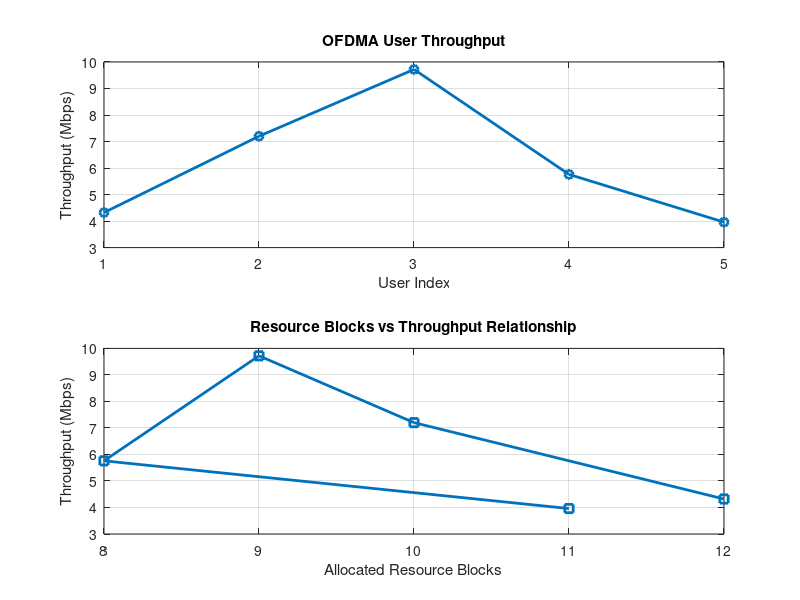

Write MATLAB code to recreate this figure.
clc; clear; close all;
% System parameters
rb_bw = 180e3; % Bandwidth per RB (180 kHz)

users = 1:5;
% Allocated Resource Blocks per user
alloc_RB = [12 10 9 8 11];
% Modulation efficiency (bits/symbol)
mod_eff = [2 4 6 4 2]; % QPSK, 16QAM, 64QAM etc.
% Throughput calculation (Mbps)
throughput = (alloc_RB .* rb_bw .* mod_eff) / 1e6;
disp('User Throughput (Mbps):')
disp(throughput')
figure
% -------- Graph 1: Throughput per User --------
subplot(2,1,1)
plot(users, throughput, '-o', 'LineWidth', 2)
title('OFDMA User Throughput')
xlabel('User Index')
ylabel('Throughput (Mbps)')
grid on
% -------- Graph 2: RB vs Throughput --------
subplot(2,1,2)
plot(alloc_RB, throughput, '-s', 'LineWidth', 2)
title('Resource Blocks vs Throughput Relationship')
xlabel('Allocated Resource Blocks')
ylabel('Throughput (Mbps)')
grid on
